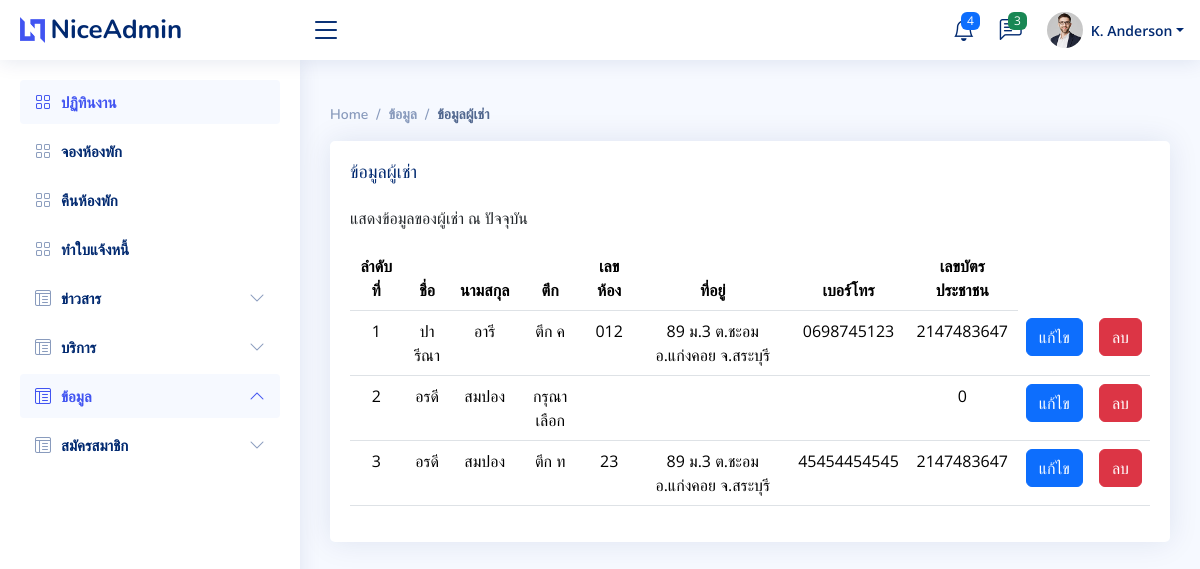
The page /admin/member/member.php on the database its author committed.
### tables this page shows
CREATE TABLE `member` (
  `MemberID` int(11) NOT NULL COMMENT 'รหัสสมาชิก',
  `firstname` varchar(255) DEFAULT NULL COMMENT 'ชื่อสมาชิก',
  `lastname` varchar(255) DEFAULT NULL COMMENT 'นามสกุลสมาชิก',
  `build` varchar(10) NOT NULL COMMENT 'ตึก',
  `num_room` varchar(10) NOT NULL COMMENT 'เลขห้อง',
  `address_mem` varchar(255) DEFAULT NULL COMMENT 'ที่อยู่',
  `tel` varchar(255) DEFAULT NULL COMMENT 'เบอร์โทร',
  `cardID` int(11) DEFAULT NULL COMMENT 'หมายเลขบัตรประชาชน'
);

### admin/member/member.php (the view, shortened to what this page needs)
<!DOCTYPE html>
<html lang="en">
<head>
<?php require('../../connect/connect.php');
  $SQL = "SELECT * FROM member ";
  $stmt = $con->query($SQL);
  $i = 0;
  ?>
  <link href="../assets/vendor/bootstrap/css/bootstrap.min.css" rel="stylesheet">
  <link href="../assets/vendor/bootstrap-icons/bootstrap-icons.css" rel="stylesheet">
  <link href="../assets/vendor/boxicons/css/boxicons.min.css" rel="stylesheet">
  <link href="../assets/vendor/quill/quill.snow.css" rel="stylesheet">
  <link href="../assets/vendor/quill/quill.bubble.css" rel="stylesheet">
  <link href="../assets/vendor/remixicon/remixicon.css" rel="stylesheet">
  <link href="../assets/vendor/simple-datatables/style.css" rel="stylesheet">
  <link href="../assets/css/style.css" rel="stylesheet">
</head>
<body>
  <header id="header" class="header fixed-top d-flex align-items-center">
    <div class="d-flex align-items-center justify-content-between">
      <a href="../homepage_admin.php" class="logo d-flex align-items-center">
        <img src="../assets/img/logo.png" alt="">
        <span class="d-none d-lg-block">NiceAdmin</span>
      </a>
      <i class="bi bi-list toggle-sidebar-btn"></i>
    </div>
    <nav class="header-nav ms-auto">
      <ul class="d-flex align-items-center">
        <li class="nav-item dropdown">
          <a class="nav-link nav-icon" href="#" data-bs-toggle="dropdown">
            <i class="bi bi-bell"></i>
            <span class="badge bg-primary badge-number">4</span>
          </a>
        </li>
        <li class="nav-item dropdown">
          <a class="nav-link nav-icon" href="#" data-bs-toggle="dropdown">
            <i class="bi bi-chat-left-text"></i>
            <span class="badge bg-success badge-number">3</span>
          </a>
        </li>
        <li class="nav-item dropdown pe-3">
          <a class="nav-link nav-profile d-flex align-items-center pe-0" href="#" data-bs-toggle="dropdown">
            <img src="../assets/img/profile-img.jpg" alt="Profile" class="rounded-circle">
            <span class="d-none d-md-block dropdown-toggle ps-2">K. Anderson</span>
          </a>
        </li>
      </ul>
    </nav>
  </header>
  <aside id="sidebar" class="sidebar">
    <ul class="sidebar-nav" id="sidebar-nav">
      <li class="nav-item">
        <a class="nav-link " href="../homepage_admin.php">
          <i class="bi bi-grid"></i>
          <span>ปฏิทินงาน</span>
        </a>
      </li>
      <li class="nav-item">
        <a class="nav-link collapsed" href="../rentroom/rentroom.php">
          <i class="bi bi-grid"></i>
          <span>จองห้องพัก</span>
        </a>
      </li>
      <li class="nav-item">
        <a class="nav-link collapsed" href="../checkout/check_out.php">
          <i class="bi bi-grid"></i>
          <span>คืนห้องพัก</span>
        </a>
      </li>
      <li class="nav-item">
        <a class="nav-link collapsed" href="../payment/invoice.php">
          <i class="bi bi-grid collapsed"></i>
          <span>ทำใบแจ้งหนี้</span>
        </a>
      </li>
      <li class="nav-item">
        <a class="nav-link collapsed" data-bs-target="#news-nav" data-bs-toggle="collapse" href="#">
          <i class="bi bi-layout-text-window-reverse"></i><span>ข่าวสาร</span><i class="bi bi-chevron-down ms-auto"></i>
        </a>
      </li>
      <li class="nav-item">
        <a class="nav-link collapsed" data-bs-target="#service-nav" data-bs-toggle="collapse" href="#">
          <i class="bi bi-layout-text-window-reverse"></i><span>บริการ</span><i class="bi bi-chevron-down ms-auto"></i>
        </a>
      </li>
      <li class="nav-item">
        <a class="nav-link " data-bs-target="#info-nav" data-bs-toggle="collapse" href="#">
          <i class="bi bi-layout-text-window-reverse"></i><span>ข้อมูล</span><i class="bi bi-chevron-down ms-auto"></i>
        </a>
      </li>
      <li class="nav-item">
        <a class="nav-link collapsed" data-bs-target="#register-nav" data-bs-toggle="collapse" href="#">
          <i class="bi bi-layout-text-window-reverse"></i><span>สมัครสมาชิก</span><i class="bi bi-chevron-down ms-auto"></i>
        </a>
      </li>
    </ul>
  </aside>
  <main id="main" class="main">
    <div class="pagetitle">
      <nav>
        <ol class="breadcrumb">
          <li class="breadcrumb-item"><a href="../homepage_admin.php">Home</a></li>
          <li class="breadcrumb-item">ข้อมูล</li>
          <li class="breadcrumb-item active">ข้อมูลผู้เช่า</li>
        </ol>
      </nav>
    </div>
    <section class="section">
      <div class="row">
        <div class="col-lg-12">
          <div class="card">
            <div class="card-body">
              <h5 class="card-title">ข้อมูลผู้เช่า</h5>
              <p>แสดงข้อมูลของผู้เช่า ณ ปัจจุบัน </p>
              <table class="table datatable">
              <thead>
                <tr>
                  <th> <div align="center">ลำดับที่</div></th>
                  <th> <div align="center">ชื่อ</div></th>
                  <th> <div align="center">นามสกุล</div></th>
                  <th> <div align="center">ตึก</div></th>
                  <th> <div align="center">เลขห้อง</div></th>
                  <th> <div align="center">ที่อยู่</div></th>
                  <th> <div align="center">เบอร์โทร</div></th>
                  <th> <div align="center">เลขบัตรประชาชน</div></th>
                  </tr>
                </thead>
                <tbody>
                <?php
                            while ($row = $stmt->fetch(PDO::FETCH_ASSOC)) {
                                $i = $i+ 1;
                                $firstname =$row["firstname"];
                                $lastname =$row["lastname"];
                                $build = $row["build"];
                                $num_room = $row["num_room"];
                                $address_mem = $row["address_mem"];
                                $tel = $row["tel"];
                                $cardID = $row["cardID"];
                        ?>
                  <tr>
                      <td><div align="center"><?php echo $i ?></div></td>
                      <td><div align="center"><?php echo $firstname ?></div></td>
                      <td><div align="center"><?php echo $lastname ?></div></td>
                      <td><div align="center"><?php echo $build ?></div></td>
                      <td><div align="center"><?php echo $num_room ?></div></td>
                      <td><div align="center"><?php echo $address_mem ?></div></td>
                      <td><div align="center"><?php echo $tel ?></div></td>
                      <td><div align="center"><?php echo $cardID ?></div></td>
                      <td><div align="center"><button type="button" class="btn btn-primary" >แก้ไข</button></div></td>
                      <td><div ><button type="button" class="btn btn-danger">ลบ</button></div></td>
                   </tr>
                   <?php
                        }
                        ?>
                </tbody>
              </table>
            </div>
          </div>
        </div>
      </div>
    </section>
  </main>
</body>
</html>

### admin/assets/css/style.css (style rules this page uses)
:root { scroll-behavior: smooth; }
body { font-family: "Open Sans", sans-serif; background: #f6f9ff; color: #444444; }
a { color: #4154f1; text-decoration: none; }
h1, h2, h3, h4, h5, h6 { font-family: "Nunito", sans-serif; }
#main { margin-top: 60px; padding: 20px 30px; transition: all 0.3s; }
.pagetitle { margin-bottom: 10px; }
.card { margin-bottom: 30px; border: none; border-radius: 5px; box-shadow: 0px 0 30px rgba(1, 41, 112, 0.1); }
.card-title { padding: 20px 0 15px 0; font-size: 18px; font-weight: 500; color: #012970; font-family: "Poppins", sans-serif; }
.card-body { padding: 0 20px 20px 20px; }
.breadcrumb { font-size: 14px; font-family: "Nunito", sans-serif; color: #899bbd; font-weight: 600; }
.breadcrumb a { color: #899bbd; transition: 0.3s; }
.breadcrumb .breadcrumb-item::before { color: #899bbd; }
.breadcrumb .active { color: #51678f; font-weight: 600; }
.logo { line-height: 1; }
@media (min-width: 1200px) { .logo { width: 280px; } }
.logo img { max-height: 26px; margin-right: 6px; }
.logo span { font-size: 26px; font-weight: 700; color: #012970; font-family: "Nunito", sans-serif; }
.header { transition: all 0.5s; z-index: 997; height: 60px; box-shadow: 0px 2px 20px rgba(1, 41, 112, 0.1); background-color: #fff; padding-left: 20px; }
.header .toggle-sidebar-btn { font-size: 32px; padding-left: 10px; cursor: pointer; color: #012970; }
.header-nav ul { list-style: none; }
.header-nav>ul { margin: 0; padding: 0; }
.header-nav .nav-icon { font-size: 22px; color: #012970; margin-right: 25px; position: relative; }
.header-nav .nav-profile { color: #012970; }
.header-nav .nav-profile img { max-height: 36px; }
.header-nav .nav-profile span { font-size: 14px; font-weight: 600; }
.header-nav .badge-number { position: absolute; inset: -2px -5px auto auto; font-weight: normal; font-size: 12px; padding: 3px 6px; }
.sidebar { position: fixed; top: 60px; left: 0; bottom: 0; width: 300px; z-index: 996; transition: all 0.3s; padding: 20px; overflow-y: auto; scrollbar-width: thin; scrollbar-color: #aab7cf transparent; box-shadow: 0px 0px 20px rgba(1, 41, 112, 0.1); background-color: #fff; }
@media (min-width: 1200px) { #main, #footer { margin-left: 300px; } }
.sidebar-nav { padding: 0; margin: 0; list-style: none; }
.sidebar-nav li { padding: 0; margin: 0; list-style: none; }
.sidebar-nav .nav-item { margin-bottom: 5px; }
.sidebar-nav .nav-link { display: flex; align-items: center; font-size: 15px; font-weight: 600; color: #4154f1; transition: 0.3; background: #f6f9ff; padding: 10px 15px; border-radius: 4px; }
.sidebar-nav .nav-link i { font-size: 16px; margin-right: 10px; color: #4154f1; }
.sidebar-nav .nav-link.collapsed { color: #012970; background: #fff; }
.sidebar-nav .nav-link.collapsed i { color: #899bbd; }
.sidebar-nav .nav-link .bi-chevron-down { margin-right: 0; transition: transform 0.2s ease-in-out; }
.sidebar-nav .nav-link:not(.collapsed) .bi-chevron-down { transform: rotate(180deg); }

### rows shown on the page
member: firstname "ปารีณา", lastname "อารี", build "ตึก ค", num_room "012", address_mem "89 ม.3 ต.ชะอม อ.แก่งคอย จ.สระบุรี", tel "0698745123", cardID "2147483647"
member: firstname "อรดี", lastname "สมปอง", build "กรุณาเลือก", cardID "0"
member: firstname "อรดี", lastname "สมปอง", build "ตึก ท", num_room "23", address_mem "89 ม.3 ต.ชะอม อ.แก่งคอย จ.สระบุรี", tel "45454454545", cardID "2147483647"
